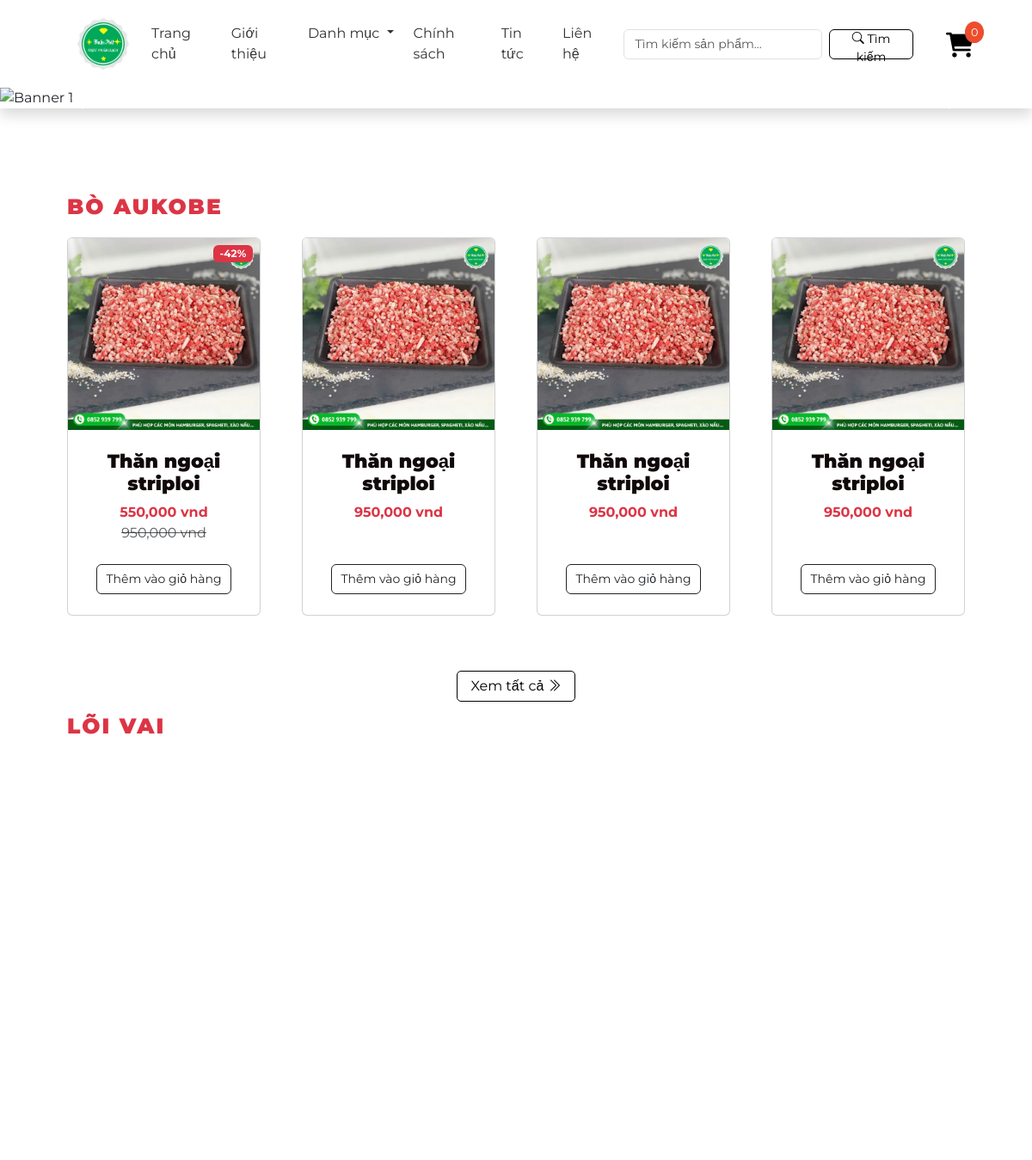
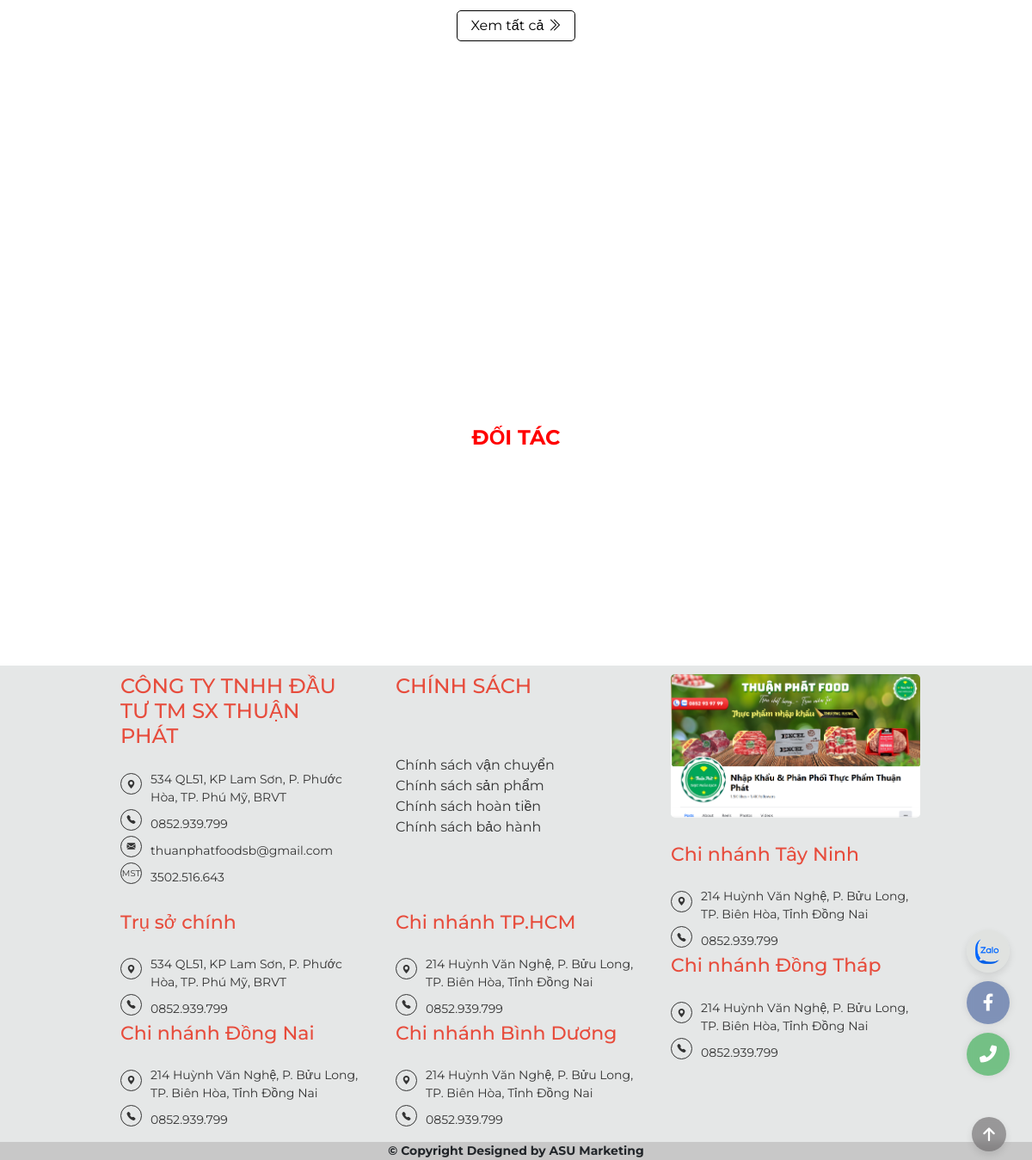
The page / on the database its author committed (2 pictures, top to bottom).
### tables this page shows
CREATE TABLE `danhmuc` (
  `id` int(11) NOT NULL,
  `tendanhmuc` varchar(50) NOT NULL
);

CREATE TABLE `mathang` (
  `id` int(11) NOT NULL,
  `tenmathang` varchar(255) NOT NULL,
  `mota` text DEFAULT NULL,
  `giagoc` float NOT NULL DEFAULT 0,
  `giaban` float NOT NULL DEFAULT 0,
  `soluongton` int(11) NOT NULL DEFAULT 0,
  `hinhanh` varchar(255) DEFAULT NULL,
  `danhmuc_id` int(11) NOT NULL,
  `luotxem` int(11) NOT NULL DEFAULT 0,
  `luotmua` int(11) NOT NULL DEFAULT 0
);

### model/danhmuc.php (called while the page is built, shortened)
<?php
class DANHMUC{
    public function laydanhmuc(){
        $dbcon = DATABASE::connect();
        try{
            $sql = "SELECT * FROM danhmuc";
            $cmd = $dbcon->prepare($sql);
            $cmd->execute();
            $result = $cmd->fetchAll();
            return $result;
        }
        catch(PDOException $e){
            $error_message = $e->getMessage();
            echo "<p>Lỗi truy vấn: $error_message</p>";
            exit();
        }
    }
}
?>

### model/mathang.php (called while the page is built, shortened)
<?php
class MATHANG
{
    public function laymathang()
    {
        $dbcon = DATABASE::connect();
        try {
            $sql = "SELECT * FROM mathang ORDER BY id DESC";
            $cmd = $dbcon->prepare($sql);
            $cmd->execute();
            $result = $cmd->fetchAll();
            return $result;
        } catch (PDOException $e) {
            $error_message = $e->getMessage();
            echo "<p>Lỗi truy vấn: $error_message</p>";
            exit();
        }
    }
}
?>

### public/main.php (the view, shortened to what this page needs)
<?php
include("inc/top.php");
?>
<?php if (!empty($mathang)): ?>
    <?php foreach ($danhmuc as $d): ?>
        <?php
        $coSanPham = false;
        foreach ($mathang as $m) {
            if ($m["danhmuc_id"] == $d["id"]) {
                $coSanPham = true;
                break;
            }
        }
        ?>
        <?php if ($coSanPham): ?>
            <p class="dm" style="color: red; font-size: 25px; font-weight: 900; letter-spacing: 2px; text-transform: uppercase;">
                <a class="text-decoration-none text-danger text-dm" href="index.php?action=group&id=<?php echo $d["id"]; ?>">
                    <b class="text-dm"><?php echo $d["tendanhmuc"]; ?></b>
                </a>
            </p>
            <div class="row gx-4 gx-lg-5 row-cols-2 row-cols-md-3 row-cols-xl-4 justify-content-center">
                <?php
                $i = 0;
                foreach ($mathang as $m) {
                    if ($m["danhmuc_id"] == $d["id"] && $i < 4) {
                        $i++;
                        ?>
                        <div class="col mb-5 reveal">
                            <div class="card h-100">
                                <?php if ($m["giaban"] < $m["giagoc"] && $m["giagoc"] > 0): ?>
                                    <div class="badge bg-danger text-white position-absolute" style="top: 0.5rem; right: 0.5rem">
                                        -<?php echo round(($m["giagoc"] - $m["giaban"]) / $m["giagoc"] * 100) . "%"; ?>
                                    </div>
                                <?php endif; ?>
                                <a href="index.php?action=detail&id=<?php echo $m["id"]; ?>">
                                    <img class="card-img-top" src="../<?php echo $m["hinhanh"]; ?>" alt="<?php echo $m["tenmathang"]; ?>" />
                                </a>
                                <div class="card-body p-4">
                                    <div class="text-center">
                                        <a class="fw-bolder" style="text-decoration: none" href="index.php?action=detail&id=<?php echo $m["id"]; ?>">
                                            <h5 class="fw-bolder"><?php echo $m["tenmathang"]; ?></h5>
                                        </a>
                                        <span class="text-danger fw-bolder dynamic-text"><?php echo number_format($m["giaban"]); ?> vnd</span>
                                        <br>
                                        <?php if ($m["giaban"] < $m["giagoc"]): ?>
                                            <span class="text-muted text-decoration-line-through">
                                                <?php echo number_format($m["giagoc"]); ?> vnd
                                            </span>
                                        <?php endif; ?>
                                    </div>
                                </div>
                                <div class="card-footer p-4 pt-0 border-top-0 bg-transparent">
                                    <div class="text-center">
                                        <a class="btn btn-outline-dark mt-auto btn-cart btn-addcart"
                                            href="index.php?action=chovaogio&id=<?php echo $m["id"]; ?>">Thêm vào giỏ hàng</a>
                                    </div>
                                </div>
                            </div>
                        </div>
                        <?php
                    }
                }
                ?>
            </div>
            <div class="text-center btn-view">
                <a class="btn btn-out mt-3 btn-view-all" href="index.php?action=group&id=<?php echo $d["id"]; ?>">Xem tất cả
                    <i class="bi bi-chevron-double-right"></i></a>
            </div>
        <?php endif; ?>
    <?php endforeach; ?>
<?php endif; ?>
<?php
include("inc/bottom.php");
?>

### rows shown on the page
danhmuc: tendanhmuc "BÒ AUKOBE"
mathang: ($m["giagoc"] - $m["giaban"]) / $m["giagoc"] * 100 "42", hinhanh (picture), tenmathang "Thăn ngoại striploi", giaban "550,000", giagoc "950,000"
mathang: hinhanh (picture), tenmathang "Thăn ngoại striploi", giaban "950,000"
mathang: hinhanh (picture), tenmathang "Thăn ngoại striploi", giaban "950,000"
mathang: hinhanh (picture), tenmathang "Thăn ngoại striploi", giaban "950,000"
danhmuc: tendanhmuc "LÕI VAI"

### other values the page prints
demsoluongtronggio() "0"
